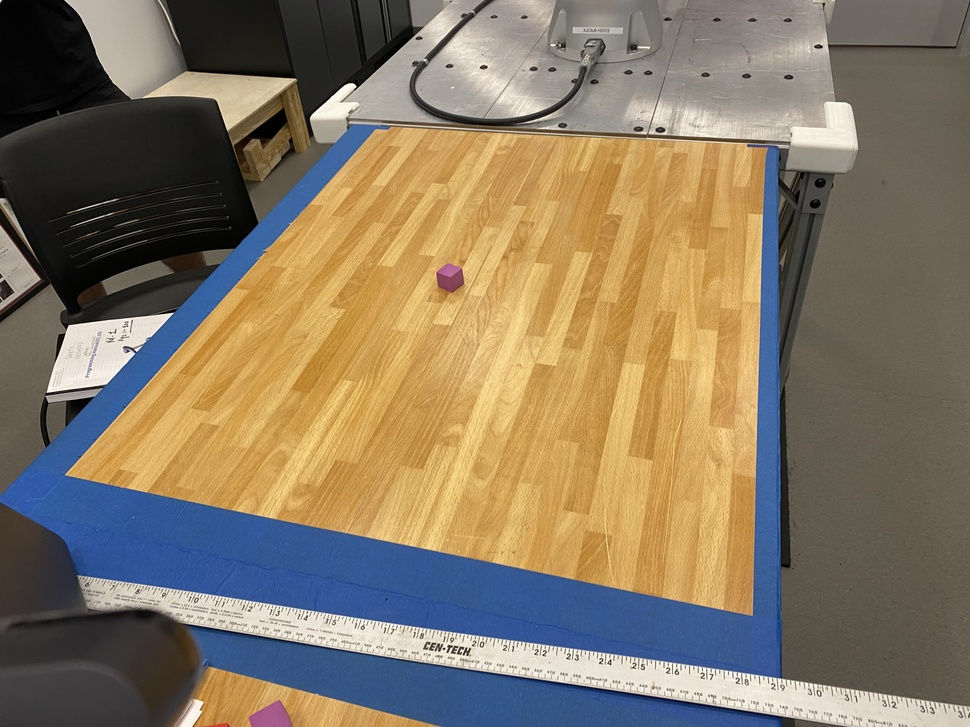
#> input picture plab.jpg, 970 x 727 px, shrunk from 4032 x 3024 before the run
$ python PlotCorners.py
#> lines starting #> are read from the running program, lines starting #| are printed output that depends on the picture; after the words box and inside, x2 and y2 are one past the last pixel; in counts of white or black regions, pixels touching at a corner belong together
import numpy as np
import cv2 as cv
import matplotlib.pyplot as plt

# Read the input image
filename = 'plab.jpg'
img = cv.imread(filename)
#> img is the input picture: shape (727, 970, 3); mean B, G, R 99.1, 120, 133.5
if img is None:
    print("Error: Image not found.")
    exit()

# Convert the image to HSV color space
hsv = cv.cvtColor(img, cv.COLOR_BGR2HSV)
#> hsv: shape (727, 970, 3); mean H, S, V 35.6, 94.5, 147.1

# Define the color boundaries for blue in HSV space
boundaries = [
    ([80, 50, 50], [130, 255, 255])  # Blue color range
]

# Initialize output
output = None

# Loop over the boundaries to detect specified colors
for (lower, upper) in boundaries:
    lower = np.array(lower, dtype="uint8")
    upper = np.array(upper, dtype="uint8")

    # Create a mask for the color range
    mask = cv.inRange(hsv, lower, upper)

    # Apply the mask to the original image
    output = cv.bitwise_and(img, img, mask=mask)
#> this loop made 1 pass
#> pass 1, `mask = cv.inRange(hsv, lower, upper)`:
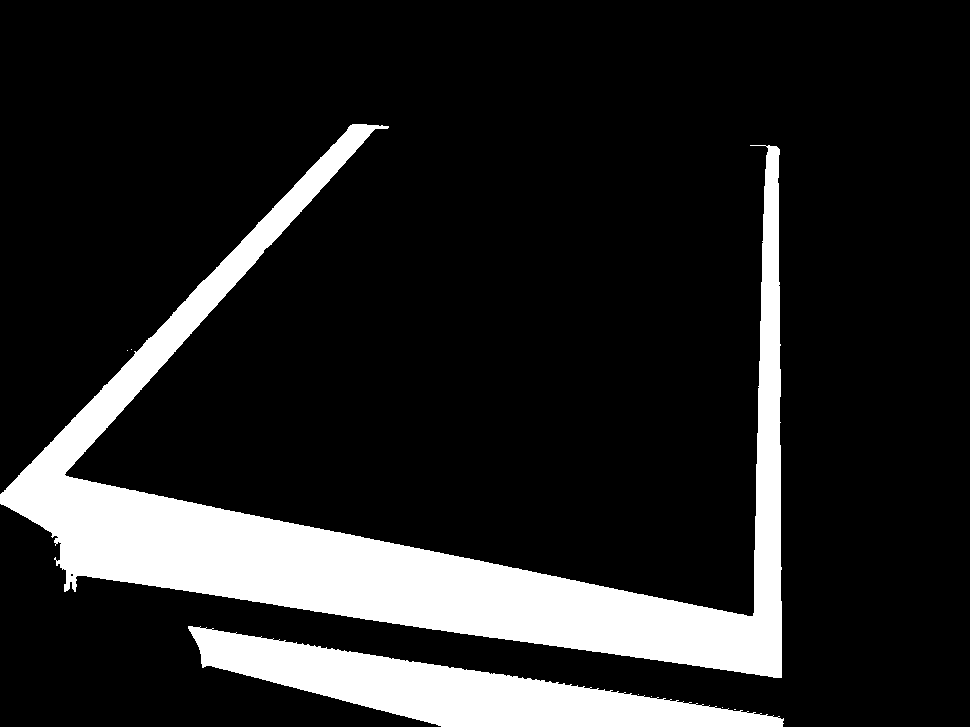
#> mask: shape (727, 970); 14.9% white; 8 white regions (6 under 20 px), largest, box (x1, y1, x2, y2) and area: (0, 124, 782, 678) 81298, (188, 626, 784, 727) 23864
#> pass 1, `output = cv.bitwise_and(img, img, mask=mask)`:
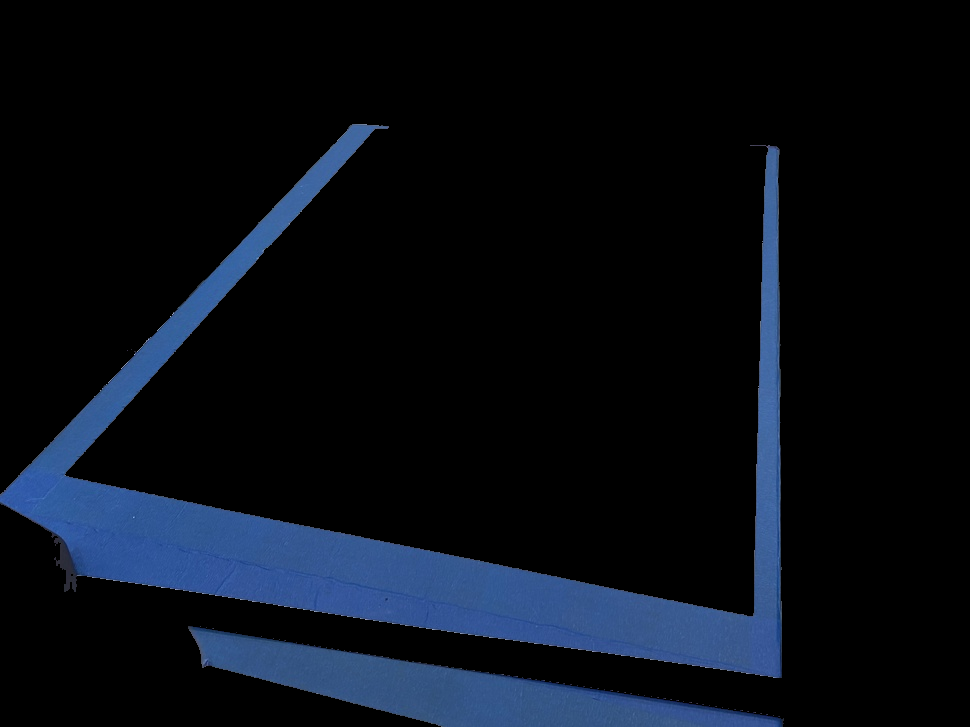
#> output: shape (727, 970, 3); mean B, G, R 21.5, 13.1, 8

# Convert the masked output image to grayscale
gray_output = cv.cvtColor(output, cv.COLOR_BGR2GRAY)
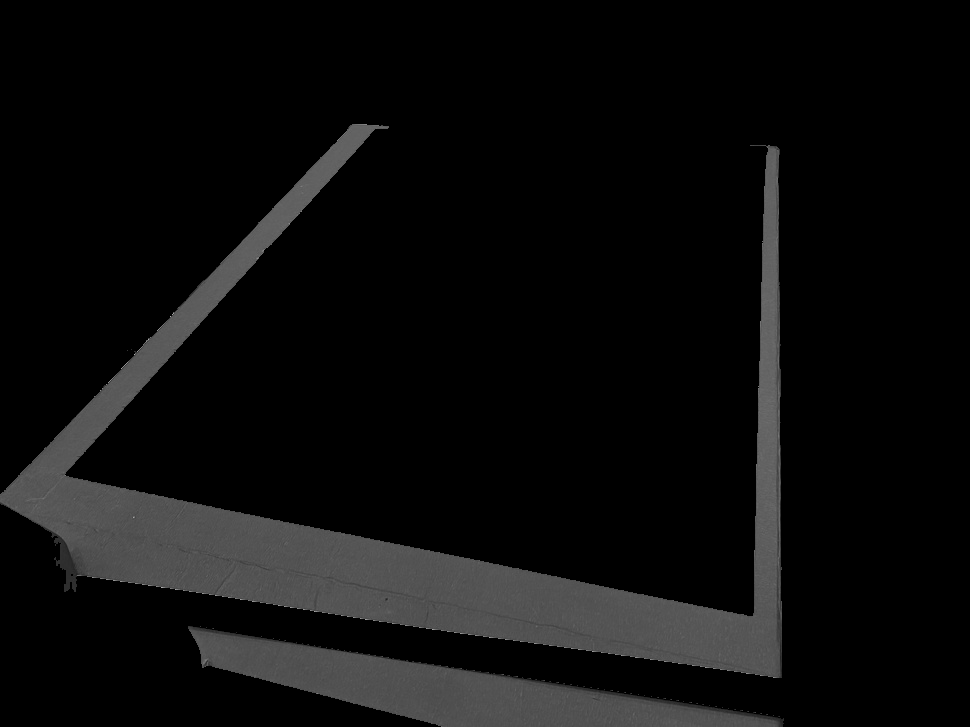
#> gray_output: shape (727, 970); min 0, max 179, mean 12.5

# Apply Gaussian blur to reduce noise
gray_blurred = cv.GaussianBlur(gray_output, (9, 9), 0)

# Use goodFeaturesToTrack to detect corners
corners = cv.goodFeaturesToTrack(gray_blurred, maxCorners=20, qualityLevel=0.01, minDistance=10, blockSize=7)
#> corners = 20 rows, first 8: [68, 473], [769, 147], [204, 664], [750, 613], [190, 628], [778, 675], [388, 127], [371, 128]

# Ensure corners are detected
if corners is not None:
    corners = np.int0(corners)
    for i in corners:
        x, y = i.ravel()
        cv.circle(img, (x, y), 5, (0, 255, 0), -1)
#> this loop made 20 passes
#> (x, y) on passes 1 to 12: (68, 473), (769, 147), (204, 664), (750, 613), (190, 628), (778, 675), (388, 127), (371, 128), (78, 579), (65, 590), (351, 125), (58, 562)
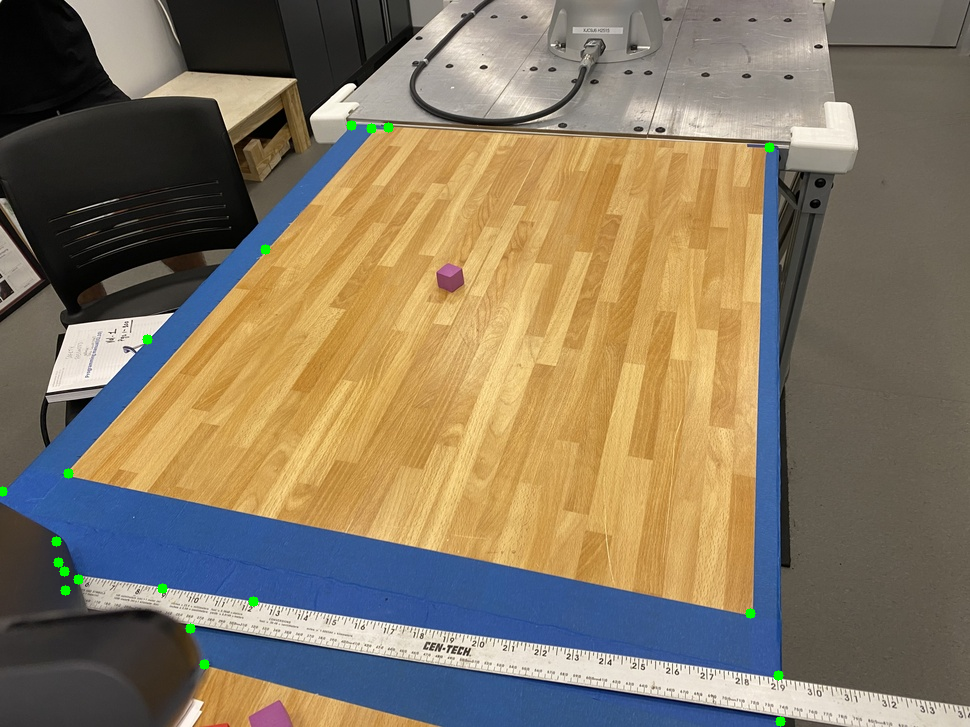
#> img: shape (727, 970, 3); 0.23% of pixels changed, all inside (x1, y1, x2, y2) = (0, 120, 786, 727)


# Plotting the image and corners using Matplotlib
plt.figure(figsize=(10, 10))
plt.imshow(cv.cvtColor(img, cv.COLOR_BGR2RGB))  # Convert BGR to RGB for correct color display in Matplotlib

# Plot the corners
for i in corners:
    x, y = i.ravel()
    plt.plot(x, y, 'ro', markersize=2)  # 'ro' means red color, 'o' shape marker

plt.title('Detected Corners')
plt.show()
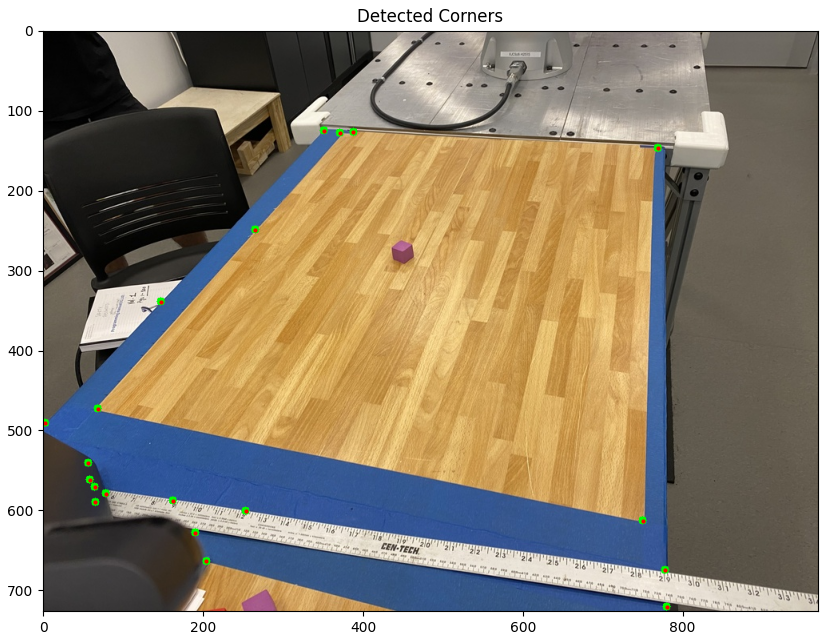
#> figure drawn by matplotlib, 1 panel
